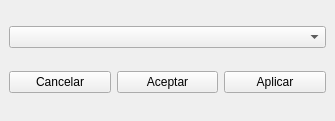
<?xml version="1.0" encoding="UTF-8"?>
<ui version="4.0">
 <class>operacionPuntual</class>
 <widget class="QDockWidget" name="operacionPuntual">
  <property name="geometry">
   <rect>
    <x>0</x>
    <y>0</y>
    <width>335</width>
    <height>121</height>
   </rect>
  </property>
  <property name="windowTitle">
   <string>Escoge con cual vas a </string>
  </property>
  <widget class="QWidget" name="dockWidgetContents">
   <layout class="QHBoxLayout" name="horizontalLayout">
    <item>
     <layout class="QGridLayout" name="gridLayout">
      <item row="1" column="2">
       <widget class="QPushButton" name="aplicar">
        <property name="text">
         <string>Aplicar</string>
        </property>
       </widget>
      </item>
      <item row="1" column="0">
       <widget class="QPushButton" name="cancelar">
        <property name="text">
         <string>Cancelar</string>
        </property>
       </widget>
      </item>
      <item row="1" column="1">
       <widget class="QPushButton" name="aceptar">
        <property name="text">
         <string>Aceptar</string>
        </property>
       </widget>
      </item>
      <item row="0" column="0" colspan="3">
       <widget class="QComboBox" name="cbVentanas"/>
      </item>
     </layout>
    </item>
   </layout>
  </widget>
 </widget>
 <resources/>
 <connections/>
</ui>
